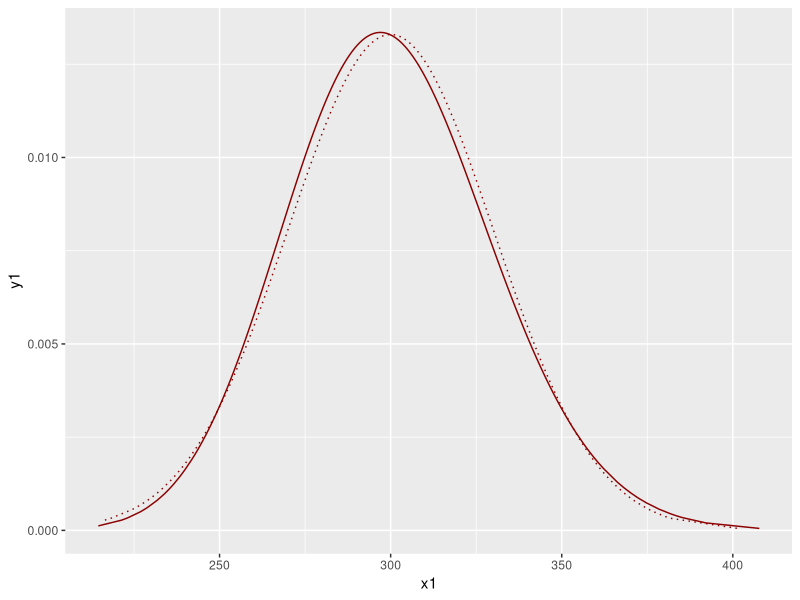
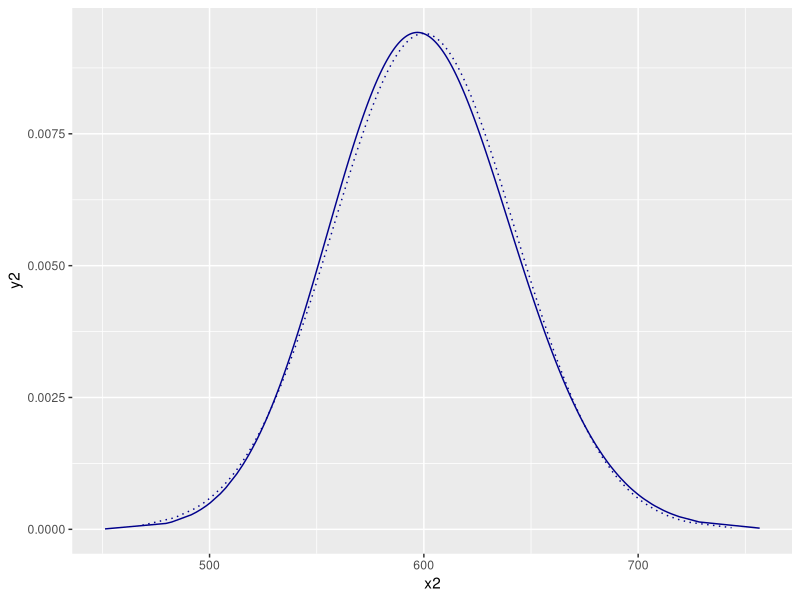
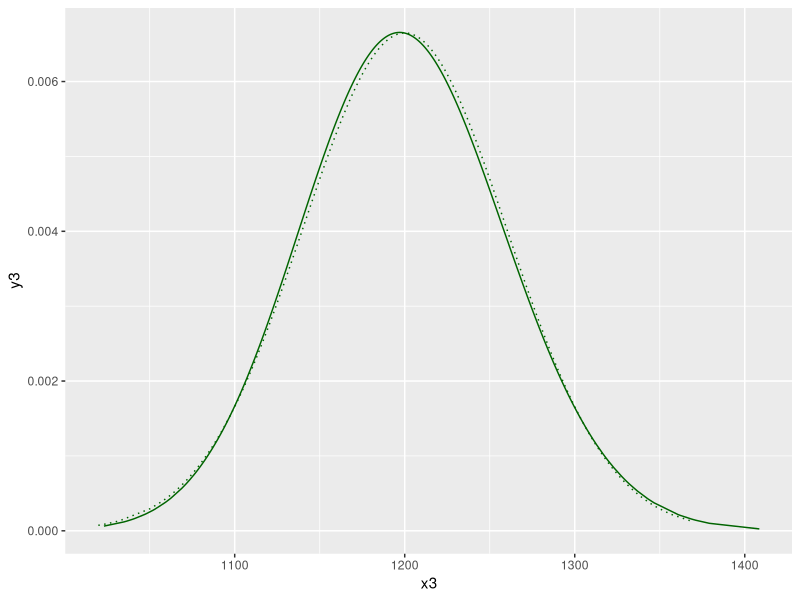
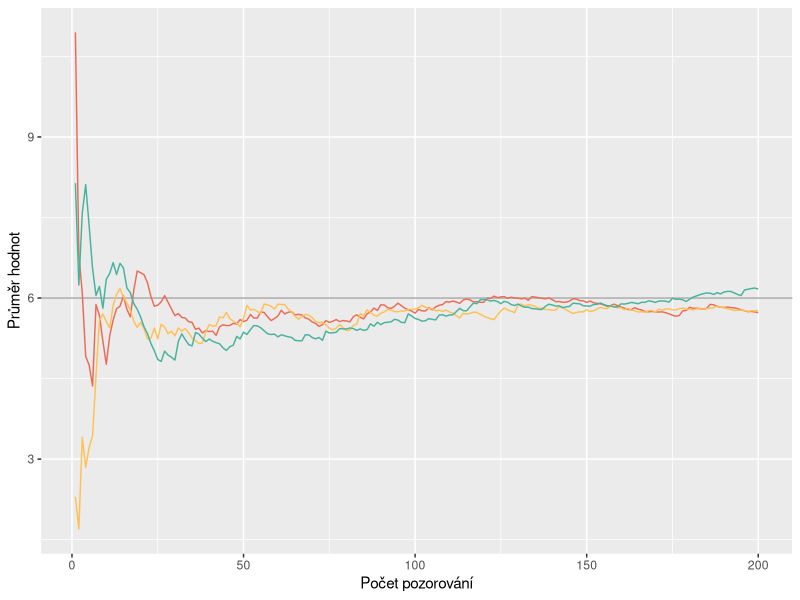
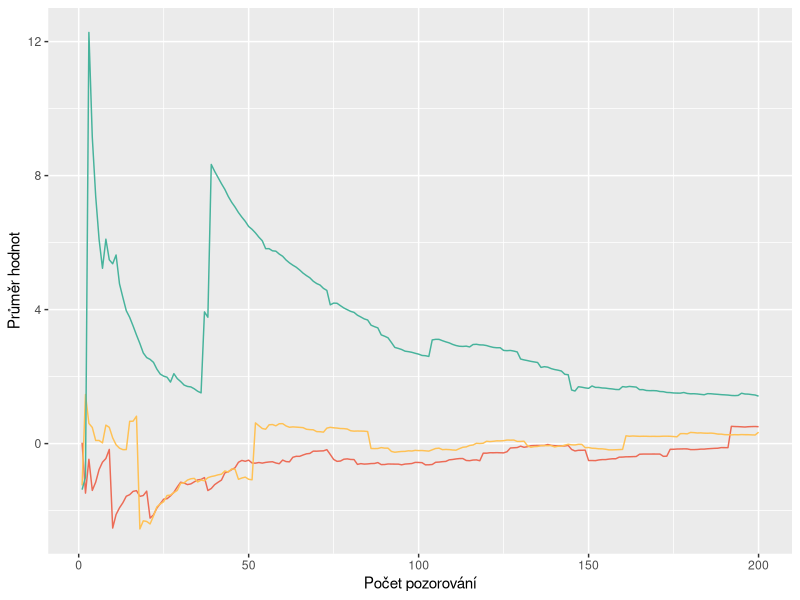

Generate these figures, in order, with R:
## ---- chunk 1
knitr::opts_chunk$set(echo = TRUE)
## ---- chunk 2
n <- c(n1 = 50, n2 = 100, n3 = 200)
tvar <- 2
meritko <- 3

popis_rozdeleni <- round(c(stredni_hodnota = tvar*meritko, 
                           rozptyl = tvar*meritko^2, 
                           sikmost = 2/sqrt(tvar),
                           spicatost = 6/tvar), 3)
popis_rozdeleni
## ---- chunk 3
rozdeleni_uhrnu <- as.data.frame(matrix(nrow = 3, ncol = 8))

for(i in 1:3){
  rozdeleni_uhrnu[i,] <- round(c(stredni_hodnota = (n[i]*tvar)*meritko, 
                                 rozptyl = (n[i]*tvar)*meritko^2, 
                                 sikmost = 2/sqrt(n[i]*tvar),
                                 spicatost = 6/(n[i]*tvar),
                                 median = NA,
                                 modus = ((n[i]*tvar)-1)*meritko,
                                 dolni_kvartil = qgamma(0.25, shape = n[i]*tvar),
                                 horni_kvartil = qgamma(0.75, shape = n[i]*tvar)), 3)
}

rownames(rozdeleni_uhrnu) <- c("n = 50", "n = 100", "n = 200")
colnames(rozdeleni_uhrnu) <- c("stredni_hodnota", "rozptyl", "sikmost", "spicatost", "median", "modus", "dolni_kvartil", "horni_kvartil")

rozdeleni_uhrnu
## ---- chunk 4
p1 <- c(n1 = pgamma(rozdeleni_uhrnu[1,1], shape = n[1]*tvar, scale = meritko),
  n2 = pgamma(rozdeleni_uhrnu[2,1], shape = n[2]*tvar, scale = meritko),
  n3 = pgamma(rozdeleni_uhrnu[3,1], shape = n[3]*tvar, scale = meritko))
p1
## ---- chunk 5
p2 <- c(n1 = pgamma(rozdeleni_uhrnu[1,6], shape = n[1]*tvar, scale = meritko),
  n2 = pgamma(rozdeleni_uhrnu[2,6], shape = n[2]*tvar, scale = meritko),
  n3 = pgamma(rozdeleni_uhrnu[3,6], shape = n[3]*tvar, scale = meritko))
p2
## ---- chunk 6
p3 <- c(n1 = 1 - pgamma(rozdeleni_uhrnu[1,1] - 0.3*sqrt(rozdeleni_uhrnu[1,2]), shape = n[1]*tvar, scale = meritko) * pgamma(rozdeleni_uhrnu[1,1] + 0.3*sqrt(rozdeleni_uhrnu[1,2]), shape = n[1]*tvar, scale = meritko),
  n2 = 1 - pgamma(rozdeleni_uhrnu[2,1] - 0.3*sqrt(rozdeleni_uhrnu[2,2]), shape = n[2]*tvar, scale = meritko) * pgamma(rozdeleni_uhrnu[2,1] + 0.3*sqrt(rozdeleni_uhrnu[2,2]), shape = n[2]*tvar, scale = meritko),
  n3 = 1 - pgamma(rozdeleni_uhrnu[3,1] - 0.3*sqrt(rozdeleni_uhrnu[3,2]), shape = n[3]*tvar, scale = meritko) * pgamma(rozdeleni_uhrnu[3,1] + 0.3*sqrt(rozdeleni_uhrnu[3,2]), shape = n[3]*tvar, scale = meritko))
p3
## ---- chunk 7
rozdeleni_uhrnu_N <- as.data.frame(matrix(nrow = 3, ncol = 8))

for(i in 1:3){
  rozdeleni_uhrnu_N[i,] <- round(c(stredni_hodnota = (n[i]*tvar)*meritko, 
                                   rozptyl = (n[i]*tvar)*meritko^2, 
                                   sikmost = 0,
                                   spicatost = 0,
                                   median = (n[i]*tvar)*meritko,
                                   modus = (n[i]*tvar)*meritko,
                                   dolni_kvartil = qnorm(0.25, mean = (n[i]*tvar), sd = sqrt((n[i]*tvar)*meritko^2)),
                                   horni_kvartil = qnorm(0.75, mean = (n[i]*tvar), sd = sqrt((n[i]*tvar)*meritko^2))), 3)
}

rownames(rozdeleni_uhrnu_N) <- c("n = 50", "n = 100", "n = 200")
colnames(rozdeleni_uhrnu_N) <- c("stredni_hodnota", "rozptyl", "sikmost", "spicatost", "median", "modus", "dolni_kvartil", "horni_kvartil")

rozdeleni_uhrnu_N

## ---- chunk 8
p1_N <- c(n1 = pnorm(rozdeleni_uhrnu_N[1,1], mean = rozdeleni_uhrnu_N[1,1], sd = sqrt(rozdeleni_uhrnu_N[1,2])),
  n2 = pnorm(rozdeleni_uhrnu_N[2,1], mean = rozdeleni_uhrnu_N[2,1], sd = sqrt(rozdeleni_uhrnu_N[2,2])),
  n3 = pnorm(rozdeleni_uhrnu_N[3,1], mean = rozdeleni_uhrnu_N[3,1], sd = sqrt(rozdeleni_uhrnu_N[3,2])))
p1_N
## ---- chunk 9
p2_N <- c(n1 = pnorm(rozdeleni_uhrnu_N[1,6], mean = rozdeleni_uhrnu_N[1,1], sd = sqrt(rozdeleni_uhrnu_N[1,2])),
  n2 = pnorm(rozdeleni_uhrnu_N[2,6], mean = rozdeleni_uhrnu_N[2,1], sd = sqrt(rozdeleni_uhrnu_N[2,2])),
  n3 = pnorm(rozdeleni_uhrnu_N[3,6], mean = rozdeleni_uhrnu_N[3,1], sd = sqrt(rozdeleni_uhrnu_N[3,2])))
p2_N
## ---- chunk 10
p3_N <- c(n1 = 1 - pnorm(rozdeleni_uhrnu_N[1,1] - 0.3*sqrt(rozdeleni_uhrnu_N[1,2]), 
                mean = rozdeleni_uhrnu_N[1,1],
                sd = sqrt(rozdeleni_uhrnu_N[1,2])) *
          pnorm(rozdeleni_uhrnu_N[1,1] + 0.3*sqrt(rozdeleni_uhrnu_N[1,2]), 
                mean = rozdeleni_uhrnu_N[1,1],
                sd = sqrt(rozdeleni_uhrnu_N[1,2])),
  n2 = 1 - pnorm(rozdeleni_uhrnu_N[2,1] - 0.3*sqrt(rozdeleni_uhrnu_N[2,2]), 
                mean = rozdeleni_uhrnu_N[2,1],
                sd = sqrt(rozdeleni_uhrnu_N[2,2])) *
          pnorm(rozdeleni_uhrnu_N[2,1] + 0.3*sqrt(rozdeleni_uhrnu_N[2,2]), 
                mean = rozdeleni_uhrnu_N[2,1],
                sd = sqrt(rozdeleni_uhrnu_N[2,2])),
  n3 = 1 - pnorm(rozdeleni_uhrnu_N[3,1] - 0.3*sqrt(rozdeleni_uhrnu_N[3,2]), 
                mean = rozdeleni_uhrnu_N[3,1],
                sd = sqrt(rozdeleni_uhrnu_N[3,2])) *
          pnorm(rozdeleni_uhrnu_N[3,1] + 0.3*sqrt(rozdeleni_uhrnu_N[3,2]), 
                mean = rozdeleni_uhrnu_N[3,1],
                sd = sqrt(rozdeleni_uhrnu_N[3,2])))
p3_N
## ---- chunk 11
cbind(cbind(p1, p1_N), cbind(p2, p2_N), cbind(p3, p3_N))
## ---- chunk 12
library(ggplot2)

x1 <- rgamma(1000, shape = n[1]*tvar, scale = meritko)
x1_N <- rnorm(1000, mean = rozdeleni_uhrnu_N[1,1], sd = sqrt(rozdeleni_uhrnu_N[1,2]))

x2 <- rgamma(1000, shape = n[2]*tvar, scale = meritko)
x2_N <- rnorm(1000, mean = rozdeleni_uhrnu_N[2,1], sd = sqrt(rozdeleni_uhrnu_N[2,2]))

x3 <- rgamma(1000, shape = n[3]*tvar, scale = meritko)
x3_N <- rnorm(1000, mean = rozdeleni_uhrnu_N[3,1], sd = sqrt(rozdeleni_uhrnu_N[3,2]))

data <- as.data.frame(matrix(nrow = 1000, ncol = 0)) 
data$x1 <- sort(x1)
data$y1 <- dgamma(data$x1 , shape = n[1]*tvar, scale = meritko)
data$x1_N <- sort(x1_N)
data$y1_N <- dnorm(data$x1_N, mean = rozdeleni_uhrnu_N[1,1], sd = sqrt(rozdeleni_uhrnu_N[1,2]))

data$x2 <- sort(x2)
data$y2 <- dgamma(data$x2 , shape = n[2]*tvar, scale = meritko)
data$x2_N <- sort(x2_N)
data$y2_N <- dnorm(data$x2_N, mean = rozdeleni_uhrnu_N[2,1], sd = sqrt(rozdeleni_uhrnu_N[2,2]))

data$x3 <- sort(x3)
data$y3 <- dgamma(data$x3 , shape = n[3]*tvar, scale = meritko)
data$x3_N <- sort(x3_N)
data$y3_N <- dnorm(data$x3_N, mean = rozdeleni_uhrnu_N[3,1], sd = sqrt(rozdeleni_uhrnu_N[3,2]))

p <- ggplot(data)

p + 
  geom_line(aes(x = x1, y = y1), color = "darkred") +
  geom_line(aes(x = x1_N, y = y1_N), color = "darkred", linetype="dotted")

p + 
  geom_line(aes(x = x2, y = y2), color = "darkblue") +
  geom_line(aes(x = x2_N, y = y2_N), color = "darkblue", linetype="dotted")

p + 
  geom_line(aes(x = x3, y = y3), color = "darkgreen") +
  geom_line(aes(x = x3_N, y = y3_N), color = "darkgreen", linetype="dotted")

## ---- chunk 13
n <- 200
set.seed(42)

gamma <-  as.data.frame(matrix(nrow = n, ncol = 0))
gamma$x <-  1:n
gamma$y1 <- rgamma(n, shape = tvar, scale = meritko)
gamma$y2 <- rgamma(n, shape = tvar, scale = meritko)
gamma$y3 <- rgamma(n, shape = tvar, scale = meritko)

gamma$y1_Mean <- cumsum(gamma$y1) / seq_along(gamma$y1)
gamma$y2_Mean <- cumsum(gamma$y2) / seq_along(gamma$y2)
gamma$y3_Mean <- cumsum(gamma$y3) / seq_along(gamma$y3)

ggplot(gamma) +
  geom_hline(yintercept= tvar * meritko, color = "darkgrey") + 
  geom_line(aes(x = x, y = y1_Mean), color = "#EC6B56") +
  geom_line(aes(x = x, y = y2_Mean), color = "#FFC154") +
  geom_line(aes(x = x, y = y3_Mean), color = "#47B39C") +
  xlab("Počet pozorování") + ylab("Průměr hodnot")
## ---- chunk 14
n <- 200
set.seed(10)

student <-  as.data.frame(matrix(nrow = n, ncol = 0))
student$x <-  1:n
student$y1 <- rt(n,1)
student$y2 <- rt(n,1)
student$y3 <- rt(n,1)

student$y1_Mean <- cumsum(student$y1) / seq_along(student$y1)
student$y2_Mean <- cumsum(student$y2) / seq_along(student$y2)
student$y3_Mean <- cumsum(student$y3) / seq_along(student$y3)

ggplot(student) +
  geom_line(aes(x = x, y = y1_Mean), color = "#EC6B56") +
  geom_line(aes(x = x, y = y2_Mean), color = "#FFC154") +
  geom_line(aes(x = x, y = y3_Mean), color = "#47B39C") +
  xlab("Počet pozorování") + ylab("Průměr hodnot")
